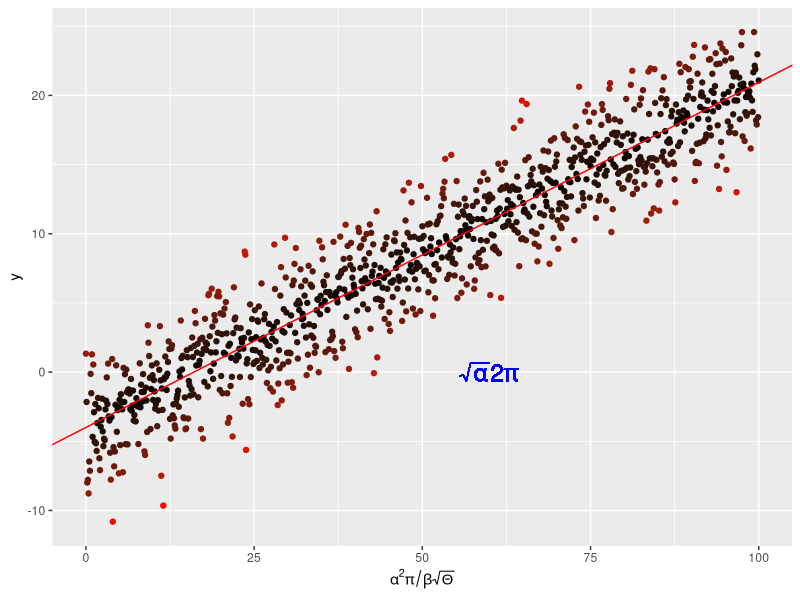

Here is the R script that generated this plot:
require(ggplot2)

x <- seq(0, 100, by = 0.1)
y <- -4. + 0.25 * x +
  rnorm(length(x), mean = 0., sd = 2.5)

# and put them in a dataframe
my_data <- data.frame(x = x, y = y)

# perform a linear regression
my_lm <- summary(lm(y ~ x, data = my_data))

# plot the data
p <-  ggplot(my_data, aes(x = x, y = y,
                          colour = abs(my_lm$residual))
             ) +
  geom_point() +
  scale_colour_gradient(low = "black", high = "red") +
  theme(legend.position = "none") +
  scale_x_continuous(
    expression(alpha^2 * pi / beta * sqrt(Theta)))

# add the regression line
p <- p + geom_abline(
  intercept = my_lm$coefficients[1][1],
  slope = my_lm$coefficients[2][1],
  colour = "red")
# throw some math on the plot
p <- p + geom_text(aes(x = 60, y = 0,
                       label = "sqrt(alpha) * 2* pi"), 
                       parse = TRUE, size = 6, 
                       colour = "blue")

pdf("../Results/MyLinReg.pdf")
print(p)
graphics.off()